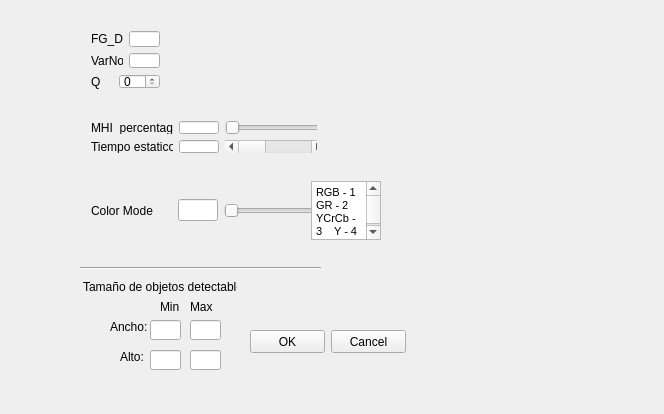
<?xml version="1.0" encoding="UTF-8"?>
<ui version="4.0">
 <class>ventana_propiedades</class>
 <widget class="QWidget" name="ventana_propiedades">
  <property name="geometry">
   <rect>
    <x>0</x>
    <y>0</y>
    <width>664</width>
    <height>414</height>
   </rect>
  </property>
  <property name="windowTitle">
   <string>ventana_propiedades</string>
  </property>
  <widget class="QLineEdit" name="lineMinW">
   <property name="geometry">
    <rect>
     <x>150</x>
     <y>320</y>
     <width>31</width>
     <height>20</height>
    </rect>
   </property>
  </widget>
  <widget class="Line" name="line">
   <property name="geometry">
    <rect>
     <x>80</x>
     <y>260</y>
     <width>241</width>
     <height>16</height>
    </rect>
   </property>
   <property name="orientation">
    <enum>Qt::Horizontal</enum>
   </property>
  </widget>
  <widget class="QLabel" name="label_9">
   <property name="geometry">
    <rect>
     <x>160</x>
     <y>300</y>
     <width>46</width>
     <height>13</height>
    </rect>
   </property>
   <property name="text">
    <string>Min</string>
   </property>
  </widget>
  <widget class="QWidget" name="layoutWidget">
   <property name="geometry">
    <rect>
     <x>80</x>
     <y>110</y>
     <width>237</width>
     <height>54</height>
    </rect>
   </property>
   <layout class="QVBoxLayout" name="verticalLayout_2">
    <item>
     <layout class="QHBoxLayout" name="horizontalLayout_4">
      <item>
       <widget class="QLabel" name="label_2">
        <property name="text">
         <string>MHI_percentage</string>
        </property>
       </widget>
      </item>
      <item>
       <widget class="QLineEdit" name="lineMHI">
        <property name="sizePolicy">
         <sizepolicy hsizetype="Minimum" vsizetype="Fixed">
          <horstretch>0</horstretch>
          <verstretch>0</verstretch>
         </sizepolicy>
        </property>
        <property name="maximumSize">
         <size>
          <width>40</width>
          <height>16777215</height>
         </size>
        </property>
       </widget>
      </item>
      <item>
       <widget class="QSlider" name="sliderMHI">
        <property name="sizePolicy">
         <sizepolicy hsizetype="Expanding" vsizetype="Fixed">
          <horstretch>0</horstretch>
          <verstretch>0</verstretch>
         </sizepolicy>
        </property>
        <property name="minimumSize">
         <size>
          <width>100</width>
          <height>0</height>
         </size>
        </property>
        <property name="orientation">
         <enum>Qt::Horizontal</enum>
        </property>
       </widget>
      </item>
     </layout>
    </item>
    <item>
     <layout class="QHBoxLayout" name="horizontalLayout_5">
      <item>
       <widget class="QLabel" name="label_3">
        <property name="text">
         <string>Tiempo estatico  </string>
        </property>
       </widget>
      </item>
      <item>
       <widget class="QLineEdit" name="lineStaticTime">
        <property name="sizePolicy">
         <sizepolicy hsizetype="Minimum" vsizetype="Fixed">
          <horstretch>0</horstretch>
          <verstretch>0</verstretch>
         </sizepolicy>
        </property>
        <property name="maximumSize">
         <size>
          <width>40</width>
          <height>16777215</height>
         </size>
        </property>
       </widget>
      </item>
      <item>
       <widget class="QScrollBar" name="scrollStaticTime">
        <property name="sizePolicy">
         <sizepolicy hsizetype="Expanding" vsizetype="Fixed">
          <horstretch>0</horstretch>
          <verstretch>0</verstretch>
         </sizepolicy>
        </property>
        <property name="minimumSize">
         <size>
          <width>100</width>
          <height>0</height>
         </size>
        </property>
        <property name="orientation">
         <enum>Qt::Horizontal</enum>
        </property>
       </widget>
      </item>
     </layout>
    </item>
   </layout>
  </widget>
  <widget class="QLabel" name="label_7">
   <property name="geometry">
    <rect>
     <x>83</x>
     <y>279</y>
     <width>154</width>
     <height>16</height>
    </rect>
   </property>
   <property name="text">
    <string>Tamaño de objetos detectables:</string>
   </property>
  </widget>
  <widget class="QLineEdit" name="lineMaxW">
   <property name="geometry">
    <rect>
     <x>190</x>
     <y>320</y>
     <width>31</width>
     <height>20</height>
    </rect>
   </property>
  </widget>
  <widget class="QLabel" name="label_8">
   <property name="geometry">
    <rect>
     <x>120</x>
     <y>350</y>
     <width>46</width>
     <height>13</height>
    </rect>
   </property>
   <property name="text">
    <string>Alto:</string>
   </property>
  </widget>
  <widget class="QWidget" name="layoutWidget_2">
   <property name="geometry">
    <rect>
     <x>80</x>
     <y>20</y>
     <width>91</width>
     <height>80</height>
    </rect>
   </property>
   <layout class="QVBoxLayout" name="verticalLayout">
    <item>
     <layout class="QHBoxLayout" name="horizontalLayout_3">
      <item>
       <widget class="QLabel" name="label">
        <property name="text">
         <string>FG_Dec</string>
        </property>
       </widget>
      </item>
      <item>
       <widget class="QLineEdit" name="lineFG_DEC">
        <property name="sizePolicy">
         <sizepolicy hsizetype="Minimum" vsizetype="Fixed">
          <horstretch>0</horstretch>
          <verstretch>0</verstretch>
         </sizepolicy>
        </property>
        <property name="maximumSize">
         <size>
          <width>40</width>
          <height>16777215</height>
         </size>
        </property>
       </widget>
      </item>
     </layout>
    </item>
    <item>
     <layout class="QHBoxLayout" name="horizontalLayout_2">
      <item>
       <widget class="QLabel" name="label_4">
        <property name="text">
         <string>VarNoise</string>
        </property>
       </widget>
      </item>
      <item>
       <widget class="QLineEdit" name="lineVarnoise">
        <property name="sizePolicy">
         <sizepolicy hsizetype="Minimum" vsizetype="Fixed">
          <horstretch>0</horstretch>
          <verstretch>0</verstretch>
         </sizepolicy>
        </property>
        <property name="maximumSize">
         <size>
          <width>40</width>
          <height>16777215</height>
         </size>
        </property>
       </widget>
      </item>
     </layout>
    </item>
    <item>
     <layout class="QHBoxLayout" name="horizontalLayout">
      <item>
       <widget class="QLabel" name="label_6">
        <property name="text">
         <string>Q</string>
        </property>
       </widget>
      </item>
      <item>
       <widget class="QSpinBox" name="spinQ"/>
      </item>
     </layout>
    </item>
   </layout>
  </widget>
  <widget class="QLabel" name="label_5">
   <property name="geometry">
    <rect>
     <x>110</x>
     <y>320</y>
     <width>46</width>
     <height>13</height>
    </rect>
   </property>
   <property name="text">
    <string>Ancho:</string>
   </property>
  </widget>
  <widget class="QLabel" name="label_10">
   <property name="geometry">
    <rect>
     <x>190</x>
     <y>300</y>
     <width>46</width>
     <height>13</height>
    </rect>
   </property>
   <property name="text">
    <string>Max</string>
   </property>
  </widget>
  <widget class="QLineEdit" name="lineMinH">
   <property name="geometry">
    <rect>
     <x>150</x>
     <y>350</y>
     <width>31</width>
     <height>20</height>
    </rect>
   </property>
  </widget>
  <widget class="QLineEdit" name="lineMaxH">
   <property name="geometry">
    <rect>
     <x>190</x>
     <y>350</y>
     <width>31</width>
     <height>20</height>
    </rect>
   </property>
   <property name="sizePolicy">
    <sizepolicy hsizetype="Fixed" vsizetype="Fixed">
     <horstretch>0</horstretch>
     <verstretch>0</verstretch>
    </sizepolicy>
   </property>
  </widget>
  <widget class="QWidget" name="layoutWidget">
   <property name="geometry">
    <rect>
     <x>80</x>
     <y>170</y>
     <width>312</width>
     <height>81</height>
    </rect>
   </property>
   <layout class="QHBoxLayout" name="horizontalLayout_6">
    <item>
     <widget class="QLabel" name="label_11">
      <property name="text">
       <string>Color Mode         </string>
      </property>
     </widget>
    </item>
    <item>
     <widget class="QLineEdit" name="lineColor">
      <property name="sizePolicy">
       <sizepolicy hsizetype="Minimum" vsizetype="Fixed">
        <horstretch>0</horstretch>
        <verstretch>0</verstretch>
       </sizepolicy>
      </property>
      <property name="maximumSize">
       <size>
        <width>40</width>
        <height>16777215</height>
       </size>
      </property>
     </widget>
    </item>
    <item>
     <widget class="QSlider" name="sliderColor">
      <property name="sizePolicy">
       <sizepolicy hsizetype="Expanding" vsizetype="Fixed">
        <horstretch>0</horstretch>
        <verstretch>0</verstretch>
       </sizepolicy>
      </property>
      <property name="minimumSize">
       <size>
        <width>100</width>
        <height>0</height>
       </size>
      </property>
      <property name="minimum">
       <number>1</number>
      </property>
      <property name="maximum">
       <number>4</number>
      </property>
      <property name="orientation">
       <enum>Qt::Horizontal</enum>
      </property>
     </widget>
    </item>
    <item>
     <widget class="QTextBrowser" name="textBrowser">
      <property name="html">
       <string>&lt;!DOCTYPE HTML PUBLIC &quot;-//W3C//DTD HTML 4.0//EN&quot; &quot;http://www.w3.org/TR/REC-html40/strict.dtd&quot;&gt;
&lt;html&gt;&lt;head&gt;&lt;meta name=&quot;qrichtext&quot; content=&quot;1&quot; /&gt;&lt;style type=&quot;text/css&quot;&gt;
p, li { white-space: pre-wrap; }
&lt;/style&gt;&lt;/head&gt;&lt;body style=&quot; font-family:'MS Shell Dlg 2'; font-size:8.25pt; font-weight:400; font-style:normal;&quot;&gt;
&lt;p style=&quot; margin-top:0px; margin-bottom:0px; margin-left:0px; margin-right:0px; -qt-block-indent:0; text-indent:0px;&quot;&gt;&lt;span style=&quot; font-size:8pt;&quot;&gt;RGB - 1     GR - 2    YCrCb - 3    Y - 4&lt;/span&gt;&lt;/p&gt;&lt;/body&gt;&lt;/html&gt;</string>
      </property>
     </widget>
    </item>
   </layout>
  </widget>
  <widget class="QPushButton" name="cancelButton">
   <property name="geometry">
    <rect>
     <x>331</x>
     <y>330</y>
     <width>75</width>
     <height>23</height>
    </rect>
   </property>
   <property name="text">
    <string>Cancel</string>
   </property>
  </widget>
  <widget class="QPushButton" name="okButton">
   <property name="geometry">
    <rect>
     <x>250</x>
     <y>330</y>
     <width>75</width>
     <height>23</height>
    </rect>
   </property>
   <property name="text">
    <string>OK</string>
   </property>
  </widget>
 </widget>
 <layoutdefault spacing="6" margin="11"/>
 <resources/>
 <connections/>
</ui>
